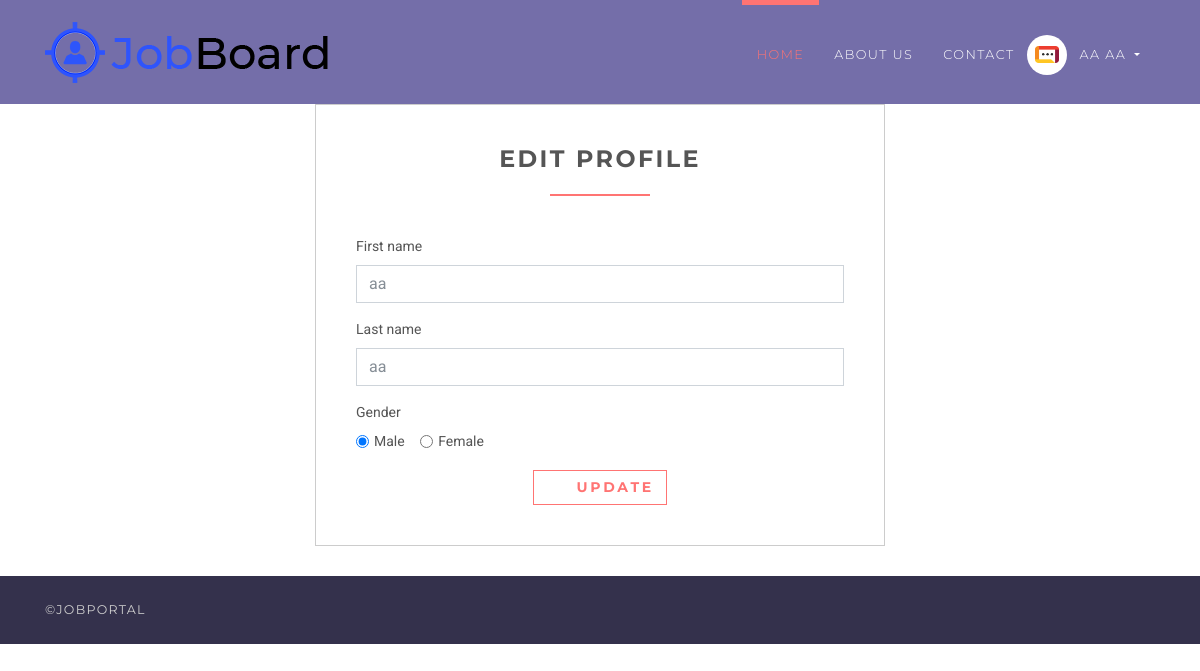
Page /employee/profile/update (signed in) on the committed database.
### accounts/models.py (models this page shows, shortened)
class User(AbstractUser):
    username = None
    role = models.CharField(max_length=12, error_messages={
        'required': "Role must be provided"
    })
    gender = models.CharField(max_length=10, blank=True, null=True, default="")
    email = models.EmailField(unique=True, blank=False,
                              error_messages={
                                  'unique': "A user with that email already exists.",
                              })
    USERNAME_FIELD = "email"
    REQUIRED_FIELDS = []
    objects = UserManager()

### jobsapp/views/employee.py (the view)
# urls.py: path('employee/profile/update', EditProfileView.as_view(), name='employer-profile-update'),
class EditProfileView(UpdateView):
    model = User
    form_class = EmployeeProfileUpdateForm
    context_object_name = 'employee'
    template_name = 'jobs/employee/edit-profile.html'
    success_url = reverse_lazy('accounts:employer-profile-update')
    @method_decorator(login_required(login_url=reverse_lazy('accounts:login')))
    @method_decorator(user_is_employee)
    def dispatch(self, request, *args, **kwargs):
        return super().dispatch(self.request, *args, **kwargs)
    def get(self, request, *args, **kwargs):
        try:
            self.object = self.get_object()
        except Http404:
            raise Http404("User doesn't exists")
        return self.render_to_response(self.get_context_data())
    def get_object(self, queryset=None):
        obj = self.request.user
        print(obj)
        if obj is None:
            raise Http404("Job doesn't exists")
        return obj

### accounts/forms.py
class EmployeeProfileUpdateForm(forms.ModelForm):
    def __init__(self, *args, **kwargs):
        super(EmployeeProfileUpdateForm, self).__init__(*args, **kwargs)
        self.fields['first_name'].widget.attrs.update(
            {
                'placeholder': 'Enter First Name',
            }
        )
        self.fields['last_name'].widget.attrs.update(
            {
                'placeholder': 'Enter Last Name',
            }
        )
    class Meta:
        model = User
        fields = ["first_name", "last_name", "gender"]

### templates/jobs/employee/edit-profile.html (shortened to what this page needs)
{% extends 'base.html' %}
{% load static %}
{% block content %}
    <div class="col-lg-6 offset-3">
        <div class="box">
            <h3 class="heading">Edit Profile</h3>
            <form action="" method="post">
                {% for field in form %}
                    {% if field.name == 'gender' %}
                        <div class="form-group">
                            <label for="gender">Gender</label>
                            <br>
                            <div class="form-check form-check-inline">
                                <input class="form-check-input" {% if field.value == 'male' %} checked {% endif %}
                                       type="radio" name="gender" id="male gender"
                                       value="male">
                                <label class="form-check-label" for="male">Male</label>
                            </div>
                            <div class="form-check form-check-inline">
                                <input class="form-check-input" {% if field.value == 'female' %} checked {% endif %}
                                       type="radio" name="gender" id="female"
                                       value="female">
                                <label class="form-check-label" for="female">Female</label>
                            </div>
                        </div>
                    {% else %}
                        <div class="form-group">
                            <label for="id_{{ field.name }}">{{ field.label }}</label>
                            <input type="{{ field.field.widget.input_type }}"
                                   class="form-control"
                                   name="{{ field.name }}"
                                   id="id_{{ field.name }}"
                                   value="{{ field.value }}"
                                   placeholder="{{ field.field.widget.attrs.placeholder }}">
                        </div>
                    {% endif %}
                {% endfor %}
                <div class="text-center">
                    <button type="submit" class="btn btn-outline-white-primary">
                        <i class="fa fa-signing"></i> Update
                    </button>
                </div>
            </form>
        </div>
    </div>
{% endblock %}

### templates/base.html (shortened to what this page needs)
{% load static %}
<!DOCTYPE html>
<html>
<head>
    <link rel="stylesheet"
          href="{% static 'vendor/bootstrap/css/bootstrap.min.css' %}">
    <link rel="stylesheet"
          href="{% static 'vendor/font-awesome/css/font-awesome.min.css' %}">
    <link rel="stylesheet"
          href="{% static 'vendor/owl.carousel/assets/owl.carousel.css' %}">
    <link rel="stylesheet"
          href="{% static 'vendor/owl.carousel/assets/owl.theme.default.css' %}">
    <link rel="stylesheet" href="{% static 'css/style.default.css' %}"
          id="theme-stylesheet">
    <link rel="stylesheet" href="{% static 'css/custom.css' %}">
</head>
<body>
<header class="header">
    <nav class="navbar navbar-expand-lg">
        <div class="container">
            <a href="/" class="navbar-brand">
                <img src="{% static 'img/logo.png' %}" alt="logo" class="d-none d-lg-block">
            </a>
            <div id="navbarSupportedContent" class="collapse navbar-collapse">
                <ul class="navbar-nav ml-auto">
                    <li class="nav-item active">
                        <a href="/" class="nav-link">Home <span class="sr-only">(current)</span></a>
                    </li>
                    <li class="nav-item">
                        <a href="#" class="nav-link">About Us</a>
                    </li>
                    <li class="nav-item">
                        <a href="#" class="nav-link">Contact</a>
                    </li>
                    {% if request.user.is_authenticated and request.user.role == 'employer' %}
                        <li class="nav-item dropdown">
                            <a id="clientZone" href="#" data-toggle="dropdown"
                               aria-haspopup="true" aria-expanded="false"
                               class="nav-link dropdown-toggle has-img mb-3 mb-lg-0 mt-3 mt-lg-0">
                                <div class="client-menu-image">
                                    <div class="inner">
                                        <img src="{% static 'img/company-1.png' %}"
                                             alt="company image"
                                             class="img-fluid">
                                    </div>
                                </div>
                                {% if request.user.role == 'employee' %}
                                    {{ request.user.first_name }} {{ request.user.last_name }}
                                {% else %}
                                    {{ request.user.first_name }}
                                {% endif %}
                            </a>
                            <div aria-labelledby="clientZone" class="dropdown-menu">
                                <a href="{% url 'jobs:employer-dashboard' %}" class="dropdown-item">Dashboard</a>
                                <a href="{% url 'jobs:employer-all-applicants' %}" class="dropdown-item">Applicants </a>
                                <a href="{% url 'jobs:employer-jobs-create' %}" class="dropdown-item">Post a new
                                    job </a>
                                <a href="{% url 'accounts:logout' %}" class="dropdown-item">Logout</a>
                            </div>
                        </li>
                    {% elif request.user.is_authenticated and request.user.role == 'employee' %}
                        <li class="nav-item dropdown">
                            <a id="clientZone" href="#" data-toggle="dropdown"
                               aria-haspopup="true" aria-expanded="false"
                               class="nav-link dropdown-toggle has-img mb-3 mb-lg-0 mt-3 mt-lg-0">
                                <div class="client-menu-image">
                                    <div class="inner">
                                        <img src="{% static 'img/company-1.png' %}"
                                             alt="company image"
                                             class="img-fluid">
                                    </div>
                                </div>
                                {% if request.user.role == 'employee' %}
                                    {{ request.user.first_name }} {{ request.user.last_name }}
                                {% else %}
                                    {{ request.user.first_name }}
                                {% endif %}
                            </a>
                        </li>
                    {% endif %}
                </ul>
            </div>
        </div>
    </nav>
</header>
<div>
    {% block content %} {% endblock %}
</div>
<footer class="footer">
    <div class="footer__copyright">
        <div class="container">
            <div class="row">
                <div class="col-md-6 text-md-left text-center">
                    <p>&copy;JobPortal</p>
                </div>
            </div>
        </div>
    </div>
</footer>
</body>
</html>

### static/css/style.default.css (style rules this page uses)
html { height:100% }
body { height:100% }
header { z-index:1000 }
button { cursor:pointer }
.heading { text-align:center;margin-bottom:40px }
.heading:after { content:" ";display:block;width:100px;height:2px;margin:20px auto 20px;background:#ff7473 }
a,button { -webkit-transition:all .2s ease-out;transition:all .2s ease-out }
a i.fa,button i.fa { margin:0 5px }
.header { width:100% }
.navbar { text-transform:uppercase;letter-spacing:0.1em;background:#746EA9;padding-top:0 !important;padding-bottom:0 !important }
.navbar a { font-family:"Montserrat",Helvetica,Arial,sans-serif }
.navbar ul.navbar-nav>li>a:not(.navbar-btn) { color:#fff;font-weight:300;font-family:"Montserrat",Helvetica,Arial,sans-serif;font-size:0.8rem }
@media (min-width: 992px) { .navbar ul.navbar-nav>li>a:not(.navbar-btn) { border-top:5px solid transparent;padding:40px 15px !important;color:#fff;font-weight:300 } }
@media (min-width: 992px) { .navbar ul.navbar-nav>li.active>a,.navbar ul.navbar-nav>li.show>a { text-decoration:none !important;border-top-color:#ff7473;color:#ff7473 } }
#clientZone.has-img { position:relative;padding-left:50px !important;border-color:transparent !important }
.client-menu-image { display:inline-block;width:40px;height:40px;line-height:50px;-ms-flex-line-pack:center;align-content:center;border-radius:50%;background:#fff;position:absolute;top:50%;left:-3px;-webkit-transform:translateY(-50%);transform:translateY(-50%) }
.client-menu-image .inner { width:100%;height:100%;display:-webkit-box;display:-ms-flexbox;display:flex;-webkit-box-align:center;-ms-flex-align:center;align-items:center;-webkit-box-pack:center;-ms-flex-pack:center;justify-content:center }
.client-menu-image img { width:60% }
.footer__copyright { background:#34314c;color:#ccc;padding:20px 0;font-size:.7875rem;line-height:28px;font-family:"Montserrat",Helvetica,Arial,sans-serif;text-transform:uppercase;letter-spacing:0.1em }
.footer__copyright p { margin:0 }
.box { background:#fff;margin:0 0 30px;border:solid 1px #ccc;-webkit-box-sizing:border-box;box-sizing:border-box;padding:40px }
.navbar { padding:.5rem 1rem }
.navbar-brand { display:inline-block;padding-top:.33594rem;padding-bottom:.33594rem;margin-right:1rem;font-size:1.09375rem }
.btn { font-weight:700;font-family:"Montserrat",Helvetica,Arial,sans-serif;border:1px solid transparent;text-transform:uppercase;letter-spacing:0.2em;padding:.375rem .75rem;font-size:.875rem;line-height:1.5;border-radius:0;-webkit-transition:background-color 0.15s ease-in-out,border-color 0.15s ease-in-out,-webkit-box-shadow 0.15s ease-in-out;transition:background-color 0.15s ease-in-out,border-color 0.15s ease-in-out,-webkit-box-shadow 0.15s ease-in-out;transition:background-color 0.15s ease-in-out,border-color 0.15s ease-in-out,box-shadow 0.15s ease-in-out;transition:background-color 0.15s ease-in-out,border-color 0.15s ease-in-out,box-shadow 0.15s ease-in-out,-webkit-box-shadow 0.15s ease-in-out }
.btn-outline-white-primary { color:#ff7473;background-color:#fff;background-image:none;border-color:#ff7473 }
body { font-family:"Roboto",Helvetica,Arial,sans-serif;font-size:.875rem;font-weight:400;line-height:1.5;color:#555;background-color:#fff }
a { color:#ff7473;text-decoration:none }
h1,h2,h3,h4,h5,h6,.h1,.h2,.h3,.h4,.box-simple h3,.box-image .name h3,.box-image-text .top .name h3,.box-image-text .top .name h4,.h5,.h6 { margin-bottom:1rem;font-family:"Montserrat",Helvetica,Arial,sans-serif;font-weight:700;line-height:1.2;color:#555;text-transform:uppercase;letter-spacing:0.1em }
h3,.h3 { font-size:1.4875rem }
.form-control { padding:.375rem .75rem;font-size:1rem;line-height:1.5;color:#868e96;background-color:#fff;border:1px solid #ced4da;border-radius:0;-webkit-transition:border-color ease-in-out 0.15s,-webkit-box-shadow ease-in-out 0.15s;transition:border-color ease-in-out 0.15s,-webkit-box-shadow ease-in-out 0.15s;transition:border-color ease-in-out 0.15s,box-shadow ease-in-out 0.15s;transition:border-color ease-in-out 0.15s,box-shadow ease-in-out 0.15s,-webkit-box-shadow ease-in-out 0.15s }
.form-control::placeholder { color:#868e96 }

### rows in the picture
User: user.first_name "AA", user.last_name "AA", first_name "aa" "aa", gender "☑", gender "☐ Female"

### other values in the picture
{{ field.label }} "First name" "Last name"
